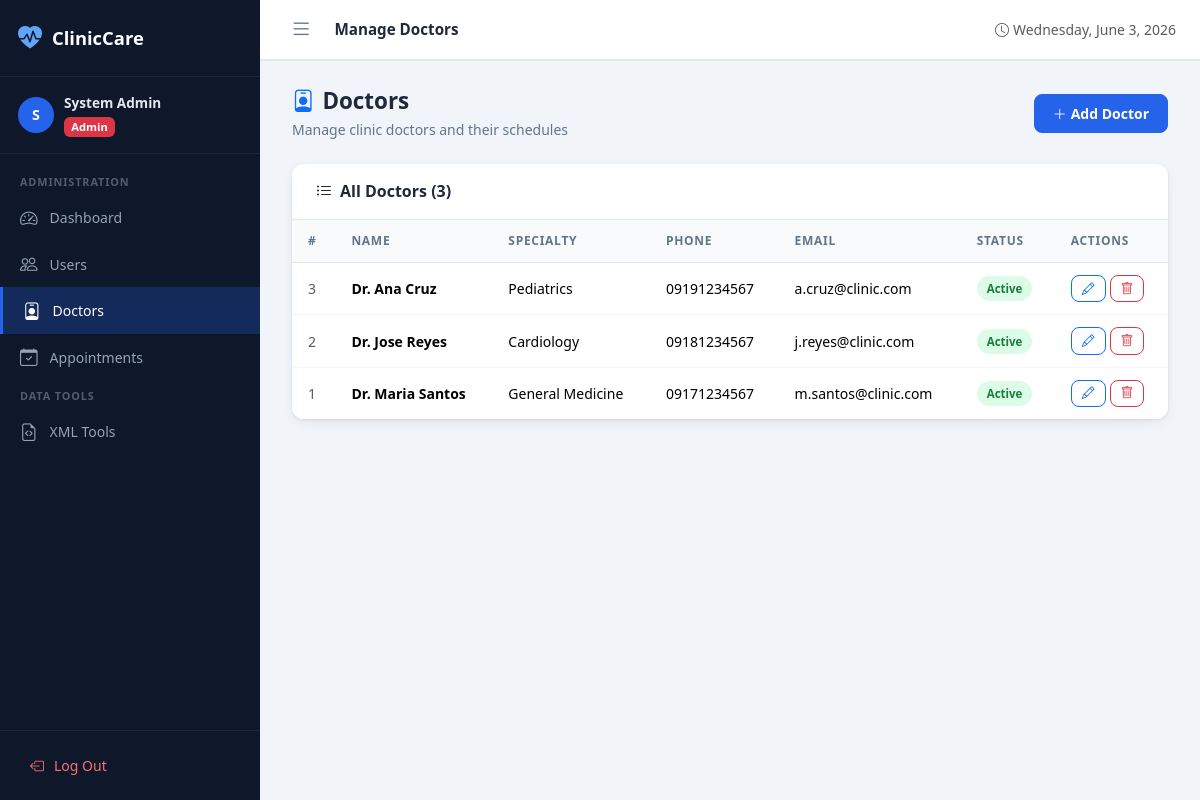
Page /admin/doctors.php (signed in) on the committed database.
### tables this page shows
CREATE TABLE `doctors` (
  `id` int(11) NOT NULL,
  `first_name` varchar(50) NOT NULL,
  `last_name` varchar(50) NOT NULL,
  `specialty` varchar(100) NOT NULL,
  `phone` varchar(20) DEFAULT NULL,
  `email` varchar(100) DEFAULT NULL,
  `bio` text DEFAULT NULL,
  `status` enum('active','inactive') NOT NULL DEFAULT 'active',
  `created_at` timestamp NOT NULL DEFAULT current_timestamp()
);

### src/Auth.php (called while the page is built, shortened)
<?php
class Auth
{
    public static function check(): bool
    {
        return !empty($_SESSION['user_id']);
    }
    public static function role(): ?string
    {
        return $_SESSION['role'] ?? null;
    }
}

### src/Database.php (called while the page is built, shortened)
<?php
class Database
{
    private static ?Database $instance = null;
    private PDO $pdo;
    private function __construct()
    {
        $socket = defined('DB_SOCKET') ? DB_SOCKET : '';
        if ($socket !== '') {
            $dsn = sprintf(
                'mysql:unix_socket=%s;dbname=%s;charset=utf8mb4',
                $socket,
                DB_NAME
            );
        } else {
            $dsn = sprintf(
                'mysql:host=%s;port=%d;dbname=%s;charset=utf8mb4',
                DB_HOST,
                DB_PORT,
                DB_NAME
            );
        }
        $options = [
            PDO::ATTR_ERRMODE            => PDO::ERRMODE_EXCEPTION,
            PDO::ATTR_DEFAULT_FETCH_MODE => PDO::FETCH_ASSOC,
            PDO::ATTR_EMULATE_PREPARES   => false,
        ];
        if (defined('PDO::MYSQL_ATTR_INIT_COMMAND')) {
            $options[PDO::MYSQL_ATTR_INIT_COMMAND] = "SET NAMES utf8mb4 COLLATE utf8mb4_unicode_ci";
        }
        try {
            $this->pdo = new PDO($dsn, DB_USER, DB_PASS, $options);
        } catch (PDOException $e) {
            throw new \RuntimeException('Database connection failed: ' . $e->getMessage(), (int) $e->getCode(), $e);
        }
    }
    public static function getInstance(): self
    {
        if (self::$instance === null) {
            self::$instance = new self();
        }
        return self::$instance;
    }
    public function execute(string $sql, array $params = []): PDOStatement
    {
        $stmt = $this->pdo->prepare($sql);
        $stmt->execute($params);
        return $stmt;
    }
    public function fetchAll(string $sql, array $params = []): array
    {
        return $this->execute($sql, $params)->fetchAll();
    }
}

### src/Doctor.php (called while the page is built, shortened)
<?php
class Doctor
{
    private Database $db;
    public function __construct()
    {
        $this->db = Database::getInstance();
    }
    public function getAll(): array
    {
        return $this->db->fetchAll(
            "SELECT * FROM doctors ORDER BY last_name, first_name"
        );
    }
}

### public/admin/doctors.php (the view, shortened to what this page needs)
<?php
$doctorModel = new Doctor();
$doctors = $doctorModel->getAll();
$pageTitle = 'Manage Doctors';
include dirname(__DIR__) . '/includes/header.php';
?>
<div class="page-header d-flex align-items-center justify-content-between">
    <div>
        <h2><i class="bi bi-person-badge me-2 text-primary"></i>Doctors</h2>
        <p>Manage clinic doctors and their schedules</p>
    </div>
    <a href="<?= BASE_URL ?>/admin/doctors.php?add=1" class="btn btn-primary">
        <i class="bi bi-plus-lg me-1"></i>Add Doctor
    </a>
</div>
<div class="table-card">
    <div class="table-card-header">
        <h5><i class="bi bi-list-ul me-2"></i>All Doctors (<?= count($doctors) ?>)</h5>
    </div>
    <div class="table-responsive">
        <?php if (empty($doctors)): ?>
        <div class="empty-state">
            <i class="bi bi-person-badge d-block"></i>
            <h6>No doctors added yet</h6>
        </div>
        <?php else: ?>
        <table class="table">
            <thead>
                <tr><th>#</th><th>Name</th><th>Specialty</th><th>Phone</th><th>Email</th><th>Status</th><th>Actions</th></tr>
            </thead>
            <tbody>
                <?php foreach ($doctors as $d): ?>
                <tr>
                    <td class="text-muted"><?= $d['id'] ?></td>
                    <td class="fw-semibold">Dr. <?= htmlspecialchars($d['first_name'] . ' ' . $d['last_name']) ?></td>
                    <td><?= htmlspecialchars($d['specialty']) ?></td>
                    <td><?= htmlspecialchars($d['phone'] ?? '—') ?></td>
                    <td><?= htmlspecialchars($d['email'] ?? '—') ?></td>
                    <td>
                        <span class="status-badge status-<?= $d['status'] ?>"><?= ucfirst($d['status']) ?></span>
                    </td>
                    <td>
                        <div class="d-flex gap-1">
                            <a href="<?= BASE_URL ?>/admin/doctors.php?edit=<?= $d['id'] ?>" class="btn btn-sm btn-outline-primary btn-icon">
                                <i class="bi bi-pencil"></i>
                            </a>
                            <form method="post" onsubmit="return confirm('Delete Dr. <?= addslashes($d['first_name']) ?> <?= addslashes($d['last_name']) ?>?')">
                                <button class="btn btn-sm btn-outline-danger btn-icon"><i class="bi bi-trash"></i></button>
                            </form>
                        </div>
                    </td>
                </tr>
                <?php endforeach; ?>
            </tbody>
        </table>
        <?php endif; ?>
    </div>
</div>
<?php include dirname(__DIR__) . '/includes/footer.php'; ?>

### public/includes/header.php (shortened to what this page needs)
<?php
$pageTitle = $pageTitle ?? 'ClinicCare';
$isLoggedIn = Auth::check();
$userRole   = Auth::role();
$currentUri = parse_url($_SERVER['REQUEST_URI'], PHP_URL_PATH);
?>
<!DOCTYPE html>
<html lang="en">
<head>
    <link href="https://cdn.jsdelivr.net/npm/bootstrap@5.3.2/dist/css/bootstrap.min.css" rel="stylesheet">
    <link href="https://cdn.jsdelivr.net/npm/bootstrap-icons@1.11.3/font/bootstrap-icons.min.css" rel="stylesheet">
    <link href="<?= BASE_URL ?>/assets/css/style.css" rel="stylesheet">
</head>
<body>
    <?php if ($isLoggedIn): ?>
    <div class="wrapper">
        <nav id="sidebar" class="sidebar">
            <div class="sidebar-header">
                <div class="sidebar-logo">
                    <i class="bi bi-heart-pulse-fill"></i>
                    <span>ClinicCare</span>
                </div>
            </div>
            <div class="sidebar-user">
                <div class="user-avatar">
                    <?= strtoupper(substr($_SESSION['full_name'], 0, 1)) ?>
                </div>
                <div class="user-info">
                    <div class="user-name"><?= htmlspecialchars($_SESSION['full_name']) ?></div>
                    <div class="user-role badge bg-<?= $userRole === 'admin' ? 'danger' : 'primary' ?>">
                        <?= ucfirst($userRole) ?></div>
                </div>
            </div>
            <ul class="sidebar-nav">
                <?php if ($userRole === 'admin'): ?>
                <li class="nav-section">Administration</li>
                <li>
                    <a href="<?= BASE_URL ?>/admin/dashboardAdmin.php"
                        class="<?= str_contains($currentUri, '/admin/dashboardAdmin') || $currentUri === '/admin/' ? 'active' : '' ?>">
                        <i class="bi bi-speedometer2"></i> Dashboard
                    </a>
                </li>
                <li>
                    <a href="<?= BASE_URL ?>/admin/users.php"
                        class="<?= str_contains($currentUri, '/admin/users') ? 'active' : '' ?>">
                        <i class="bi bi-people"></i> Users
                    </a>
                </li>
                <li>
                    <a href="<?= BASE_URL ?>/admin/doctors.php"
                        class="<?= str_contains($currentUri, '/admin/doctors') ? 'active' : '' ?>">
                        <i class="bi bi-person-badge"></i> Doctors
                    </a>
                </li>
                <li>
                    <a href="<?= BASE_URL ?>/admin/appointments.php"
                        class="<?= str_contains($currentUri, '/admin/appointments') ? 'active' : '' ?>">
                        <i class="bi bi-calendar-check"></i> Appointments
                    </a>
                </li>
                <li class="nav-section">Data Tools</li>
                <li>
                    <a href="<?= BASE_URL ?>/admin/xml_tools.php"
                        class="<?= str_contains($currentUri, '/admin/xml') ? 'active' : '' ?>">
                        <i class="bi bi-file-earmark-code"></i> XML Tools
                    </a>
                </li>
                <?php endif; ?>
            </ul>
            <div class="sidebar-footer">
                <a href="<?= BASE_URL ?>/logout.php" class="logout-btn">
                    <i class="bi bi-box-arrow-left"></i> Log Out
                </a>
            </div>
        </nav>
        <div class="content-wrapper">
            <header class="topbar">
                <button class="sidebar-toggle" id="sidebarToggle">
                    <i class="bi bi-list"></i>
                </button>
                <nav aria-label="breadcrumb" class="ms-3 d-none d-md-flex align-items-center">
                    <span class="topbar-title"><?= htmlspecialchars($pageTitle) ?></span>
                </nav>
                <div class="ms-auto d-flex align-items-center gap-3">
                    <span class="d-none d-sm-inline text-muted small">
                        <i class="bi bi-clock me-1"></i><?= date('l, F j, Y') ?>
                    </span>
                </div>
            </header>
            <main class="main-content">
                <?php else: ?>
                <div class="auth-wrapper">
                    <?php endif; ?>

### public/includes/footer.php (shortened to what this page needs)
<?php $isLoggedIn = Auth::check(); ?>
<?php if ($isLoggedIn): ?>
        </main>
    </div>
</div>
<?php else: ?>
</div>
<?php endif; ?>
</body>
</html>

### rows in the picture
doctors: id "3", first_name+last_name "Ana Cruz", specialty "Pediatrics", phone "09191234567", email "a.cruz@clinic.com", status "Active"
doctors: id "2", first_name+last_name "Jose Reyes", specialty "Cardiology", phone "09181234567", email "j.reyes@clinic.com", status "Active"
doctors: id "1", first_name+last_name "Maria Santos", specialty "General Medicine", phone "09171234567", email "m.santos@clinic.com", status "Active"

### other values in the picture
substr($_SESSION['full_name'], 0, 1) "S"
$_SESSION['full_name'] "System Admin"
$userRole "Admin"
$pageTitle "Manage Doctors"
count($doctors) "3"
